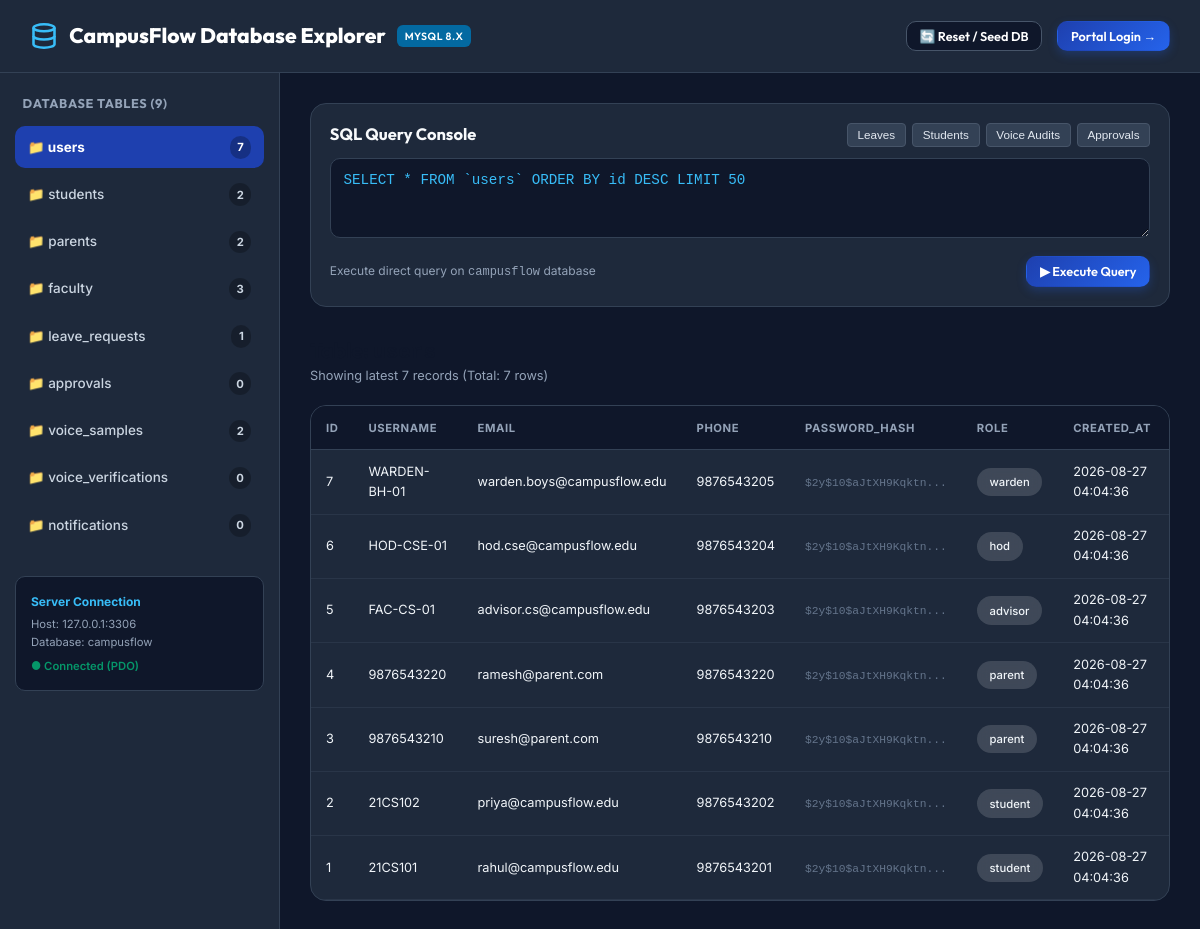
/db_viewer.php, run on the app's committed database.
### tables this page shows
CREATE TABLE IF NOT EXISTS `users` (
    `id` INT AUTO_INCREMENT PRIMARY KEY,
    `username` VARCHAR(100) NOT NULL UNIQUE,
    `email` VARCHAR(150) NULL UNIQUE,
    `phone` VARCHAR(30) NULL,
    `password_hash` VARCHAR(255) NOT NULL,
    `role` ENUM('student', 'parent', 'advisor', 'hod', 'warden') NOT NULL,
    `created_at` DATETIME DEFAULT CURRENT_TIMESTAMP
);

### db_viewer.php (the view, shortened to what this page needs)
<?php
require_once __DIR__ . '/backend/db.php';
$all_tables = [
    'users',
    'students',
    'parents',
    'faculty',
    'leave_requests',
    'approvals',
    'voice_samples',
    'voice_verifications',
    'notifications'
];
$selected_table = $_GET['table'] ?? 'users';
$sql_query    = trim($_POST['sql_query'] ?? '');
$rows = [];
try {
    $data_stmt = $pdo->query("SELECT * FROM `{$selected_table}` ORDER BY id DESC LIMIT 100");
    $rows = $data_stmt->fetchAll(PDO::FETCH_ASSOC);
} catch (Exception $e) {
    $query_error = $e->getMessage();
}
$table_counts = [];
foreach ($all_tables as $tbl) {
    try {
        $cstmt = $pdo->query("SELECT COUNT(*) FROM `{$tbl}`");
        $table_counts[$tbl] = (int)$cstmt->fetchColumn();
    } catch (Exception $e) {
        $table_counts[$tbl] = 0;
    }
}
?>
<!DOCTYPE html>
<html lang="en">
<head>
    <link rel="stylesheet" href="assets/css/main.css">
    <link rel="stylesheet" href="assets/css/dashboard.css">
</head>
<body>
    <header class="main-header" style="background: #1e293b; border-color: #334155;">
        <div class="container nav-wrapper" style="max-width: 100%; padding: 0 2rem;">
            <a href="index.html" class="brand-logo" style="color: #ffffff;">
                <svg width="28" height="28" viewBox="0 0 24 24" fill="none" stroke="#38bdf8" stroke-width="2.2">
                    <ellipse cx="12" cy="5" rx="9" ry="3"></ellipse>
                    <path d="M21 12c0 1.66-4 3-9 3s-9-1.34-9-3"></path>
                    <path d="M3 5v14c0 1.66 4 3 9 3s9-1.34 9-3V5"></path>
                </svg>
                CampusFlow Database Explorer
                <span class="brand-badge" style="background: #0369a1; color: #ffffff;">MySQL 8.x</span>
            </a>
            <div class="nav-actions">
                <a href="setup.php" class="btn btn-secondary btn-sm" style="background:#0f172a; color:#fff; border-color:#475569;">
                    🔄 Reset / Seed DB
                </a>
                <a href="login.html" class="btn btn-primary btn-sm">
                    Portal Login →
                </a>
            </div>
        </div>
    </header>
    <div class="db-layout">
        <aside class="db-sidebar">
            <h3>Database Tables (<?= count($all_tables) ?>)</h3>
            <ul class="table-nav-list">
                <?php foreach ($all_tables as $tbl): ?>
                    <li>
                        <a href="db_viewer.php?table=<?= urlencode($tbl) ?>" class="table-nav-link <?= $selected_table === $tbl ? 'active' : '' ?>">
                            <span>📁 <?= htmlspecialchars($tbl) ?></span>
                            <span class="count-tag"><?= $table_counts[$tbl] ?? 0 ?></span>
                        </a>
                    </li>
                <?php endforeach; ?>
            </ul>
            <div style="margin-top: 2rem; padding: 1rem; background: #0f172a; border-radius: var(--radius-md); border: 1px solid #334155;">
                <div style="font-size: 0.8rem; font-weight: 700; color: #38bdf8; margin-bottom: 0.25rem;">Server Connection</div>
                <div style="font-size: 0.75rem; color: #94a3b8;">Host: 127.0.0.1:3306</div>
                <div style="font-size: 0.75rem; color: #94a3b8;">Database: campusflow</div>
                <div style="font-size: 0.75rem; color: #059669; font-weight: 600; margin-top: 0.4rem;">● Connected (PDO)</div>
            </div>
        </aside>
        <main class="db-main">
            <div class="query-console">
                <div style="display:flex; justify-content:space-between; align-items:center; margin-bottom:0.75rem;">
                    <h2 style="font-size:1.1rem; color:#f8fafc; font-weight:700;">SQL Query Console</h2>
                    <div style="display:flex; gap:0.4rem; flex-wrap:wrap;">
                        <button type="button" class="preset-btn" onclick="setQuery('SELECT * FROM leave_requests ORDER BY id DESC')">Leaves</button>
                        <button type="button" class="preset-btn" onclick="setQuery('SELECT u.id, u.username, u.role, s.full_name, s.department FROM users u LEFT JOIN students s ON s.user_id = u.id')">Students</button>
                        <button type="button" class="preset-btn" onclick="setQuery('SELECT * FROM voice_verifications ORDER BY id DESC')">Voice Audits</button>
                        <button type="button" class="preset-btn" onclick="setQuery('SELECT * FROM approvals ORDER BY id DESC')">Approvals</button>
                    </div>
                </div>
                <form method="POST" action="db_viewer.php?table=<?= urlencode($selected_table) ?>">
                    <textarea name="sql_query" id="sqlQueryInput" class="sql-textarea" placeholder="Enter SQL query (e.g. SELECT * FROM leave_requests WHERE status = 'Waiting for Parent')"><?= htmlspecialchars($sql_query ?: "SELECT * FROM `{$selected_table}` ORDER BY id DESC LIMIT 50") ?></textarea>
                    <div style="display:flex; justify-content:space-between; align-items:center; margin-top:0.75rem;">
                        <span style="font-size:0.8rem; color:#94a3b8;">Execute direct query on <code>campusflow</code> database</span>
                        <button type="submit" class="btn btn-primary btn-sm">▶ Execute Query</button>
                    </div>
                </form>
            </div>
            <div class="section-toolbar">
                <div>
                    <h2>Table: <code><?= htmlspecialchars($selected_table) ?></code></h2>
                    <p style="color: #94a3b8; font-size: 0.85rem;">Showing latest <?= count($rows) ?> records (Total: <?= $table_counts[$selected_table] ?? 0 ?> rows)</p>
                </div>
            </div>
            <div class="db-table-wrapper">
                <?php if (empty($rows)): ?>
                    <div style="padding: 3rem; text-align: center; color: #94a3b8;">
                        <h4>No records in `<?= htmlspecialchars($selected_table) ?>` table</h4>
                    </div>
                <?php else: ?>
                    <div class="table-responsive">
                        <table class="db-custom-table">
                            <thead>
                                <tr>
                                    <?php foreach (array_keys($rows[0]) as $col): ?>
                                        <th><?= htmlspecialchars($col) ?></th>
                                    <?php endforeach; ?>
                                </tr>
                            </thead>
                            <tbody>
                                <?php foreach ($rows as $r): ?>
                                    <tr>
                                        <?php foreach ($r as $key => $val): ?>
                                            <td>
                                                <?php if ($key === 'status'): ?>
                                                    <span class="status-badge <?= (strpos(strtolower((string)$val), 'approved') !== false || strpos(strtolower((string)$val), 'completed') !== false) ? 'status-green' : ((strpos(strtolower((string)$val), 'rejected') !== false) ? 'status-red' : 'status-yellow') ?>">
                                                        <?= htmlspecialchars((string)$val) ?>
                                                    </span>
                                                <?php elseif ($key === 'password_hash'): ?>
                                                    <span style="color:#64748b; font-family:monospace; font-size:0.75rem;" title="<?= htmlspecialchars((string)$val) ?>"><?= substr((string)$val, 0, 18) ?>...</span>
                                                <?php elseif ($key === 'role' || $key === 'hostel_status'): ?>
                                                    <span class="meta-pill" style="font-size:0.75rem;"><?= htmlspecialchars((string)$val) ?></span>
                                                <?php else: ?>
                                                    <?= htmlspecialchars((string)($val ?? 'NULL')) ?>
                                                <?php endif; ?>
                                            </td>
                                        <?php endforeach; ?>
                                    </tr>
                                <?php endforeach; ?>
                            </tbody>
                        </table>
                    </div>
                <?php endif; ?>
            </div>
        </main>
    </div>
</body>
</html>

### assets/css/main.css (style rules this page uses)
:root { --primary: #1e40af; --primary-hover: #1d4ed8; --primary-light: #eff6ff; --primary-dark: #0f172a; --accent: #2563eb; --accent-cyan: #06b6d4; --success: #059669; --success-bg: #ecfdf5; --success-border: #a7f3d0; --warning: #d97706; --warning-bg: #fffbeb; --warning-border: #fde68a; --danger: #dc2626; --danger-bg: #fef2f2; --danger-border: #fecaca; --info: #0284c7; --info-bg: #f0f9ff; --info-border: #bae6fd; --bg-page: #f8fafc; --bg-surface: #ffffff; --bg-surface-elevated: #ffffff; --border-color: #e2e8f0; --border-light: #f1f5f9; --text-main: #0f172a; --text-muted: #64748b; --text-light: #94a3b8; --text-inverse: #ffffff; --shadow-xs: 0 1px 2px 0 rgba(15, 23, 42, 0.05); --shadow-sm: 0 1px 3px 0 rgba(15, 23, 42, 0.08), 0 1px 2px -1px rgba(15, 23, 42, 0.08); --shadow-md: 0 4px 6px -1px rgba(15, 23, 42, 0.08), 0 2px 4px -2px rgba(15, 23, 42, 0.06); --shadow-lg: 0 10px 15px -3px rgba(15, 23, 42, 0.08), 0 4px 6px -4px rgba(15, 23, 42, 0.05); --shadow-xl: 0 20px 25px -5px rgba(15, 23, 42, 0.1), 0 8px 10px -6px rgba(15, 23, 42, 0.06); --radius-sm: 6px; --radius-md: 10px; --radius-lg: 16px; --radius-full: 9999px; --transition-fast: 150ms cubic-bezier(0.4, 0, 0.2, 1); --transition-smooth: 250ms cubic-bezier(0.4, 0, 0.2, 1); }
*, *::before, *::after { box-sizing: border-box; margin: 0; padding: 0; }
html { font-family: 'Inter', system-ui, -apple-system, sans-serif; font-size: 15px; line-height: 1.6; color: var(--text-main); background-color: var(--bg-page); scroll-behavior: smooth; -webkit-font-smoothing: antialiased; }
body { min-height: 100vh; display: flex; flex-direction: column; }
h1, h2, h3, h4, h5, h6 { font-family: 'Outfit', sans-serif; font-weight: 700; line-height: 1.25; color: var(--text-main); }
a { color: var(--primary); text-decoration: none; transition: color var(--transition-fast); }
.container { width: 100%; max-width: 1240px; margin: 0 auto; padding: 0 1.5rem; }
.main-header { background: rgba(255, 255, 255, 0.95); backdrop-filter: blur(12px); border-bottom: 1px solid var(--border-color); position: sticky; top: 0; z-index: 100; }
.nav-wrapper { display: flex; align-items: center; justify-content: space-between; height: 72px; }
.brand-logo { display: flex; align-items: center; gap: 0.75rem; font-family: 'Outfit', sans-serif; font-size: 1.4rem; font-weight: 800; color: var(--primary-dark); text-decoration: none; }
.brand-logo svg { color: var(--accent); }
.brand-badge { font-size: 0.7rem; font-weight: 600; text-transform: uppercase; letter-spacing: 0.05em; background: var(--primary-light); color: var(--primary); padding: 0.2rem 0.5rem; border-radius: var(--radius-sm); }
.nav-actions { display: flex; align-items: center; gap: 1rem; }
.btn { display: inline-flex; align-items: center; justify-content: center; gap: 0.5rem; padding: 0.65rem 1.25rem; font-family: 'Outfit', sans-serif; font-size: 0.95rem; font-weight: 600; border-radius: var(--radius-md); border: 1px solid transparent; cursor: pointer; transition: all var(--transition-fast); text-decoration: none; line-height: 1.3; }
.btn-primary { background: linear-gradient(135deg, var(--primary) 0%, var(--accent) 100%); color: var(--text-inverse); box-shadow: 0 4px 10px rgba(37, 99, 235, 0.25); }
.btn-secondary { background: var(--bg-surface); color: var(--text-main); border: 1px solid var(--border-color); }
.btn-sm { padding: 0.4rem 0.85rem; font-size: 0.85rem; }

### assets/css/dashboard.css (style rules this page uses)
.meta-pill { display: inline-flex; align-items: center; gap: 0.4rem; background: rgba(255, 255, 255, 0.15); backdrop-filter: blur(8px); padding: 0.35rem 0.85rem; border-radius: var(--radius-full); font-size: 0.82rem; font-weight: 500; color: #f1f5f9; }
.section-toolbar { display: flex; justify-content: space-between; align-items: center; flex-wrap: wrap; gap: 1rem; margin-bottom: 1.25rem; }
.section-toolbar h2 { font-size: 1.4rem; color: var(--primary-dark); }
.table-responsive { width: 100%; overflow-x: auto; }

### data on the page
users: id "7", username "WARDEN-BH-01", email "warden.boys@campusflow.edu", phone "9876543205", password_hash "$2y$10$aJtXH9Kqktn", role "warden", created_at "2026-08-27 04:04:36"
users: id "6", username "HOD-CSE-01", email "hod.cse@campusflow.edu", phone "9876543204", password_hash "$2y$10$aJtXH9Kqktn", role "hod", created_at "2026-08-27 04:04:36"
users: id "5", username "FAC-CS-01", email "advisor.cs@campusflow.edu", phone "9876543203", password_hash "$2y$10$aJtXH9Kqktn", role "advisor", created_at "2026-08-27 04:04:36"
users: id "4", username "9876543220", email "ramesh@parent.com", phone "9876543220", password_hash "$2y$10$aJtXH9Kqktn", role "parent", created_at "2026-08-27 04:04:36"
users: id "3", username "9876543210", email "suresh@parent.com", phone "9876543210", password_hash "$2y$10$aJtXH9Kqktn", role "parent", created_at "2026-08-27 04:04:36"
users: id "2", username "21CS102", email "priya@campusflow.edu", phone "9876543202", password_hash "$2y$10$aJtXH9Kqktn", role "student", created_at "2026-08-27 04:04:36"
users: id "1", username "21CS101", email "rahul@campusflow.edu", phone "9876543201", password_hash "$2y$10$aJtXH9Kqktn", role "student", created_at "2026-08-27 04:04:36"

### other printed values
count($all_tables) "9"
$tbl "users"
$table_counts[$tbl] "7"
$tbl "students"
$table_counts[$tbl] "2"
$tbl "parents"
$tbl "faculty"
$table_counts[$tbl] "3"
$tbl "leave_requests"
$table_counts[$tbl] "1"
$tbl "approvals"
$table_counts[$tbl] "0"
$tbl "voice_samples"
$tbl "voice_verifications"
$tbl "notifications"
